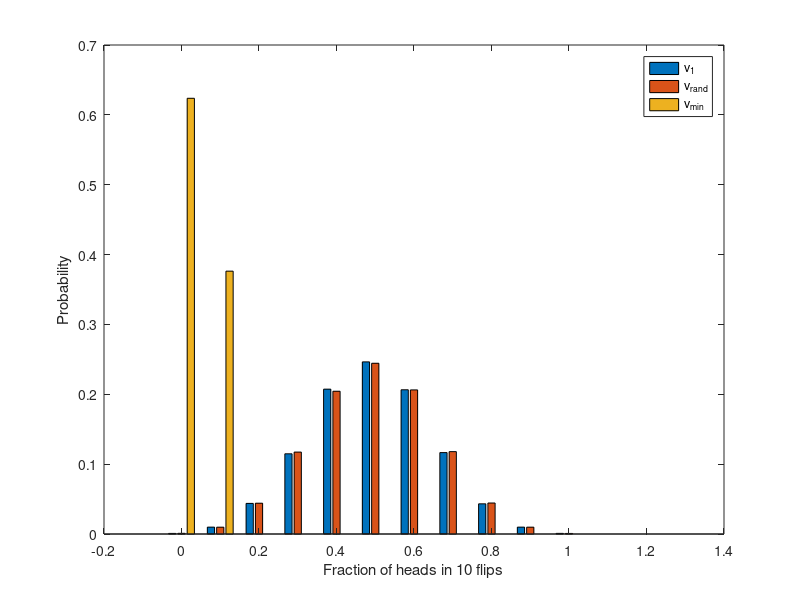
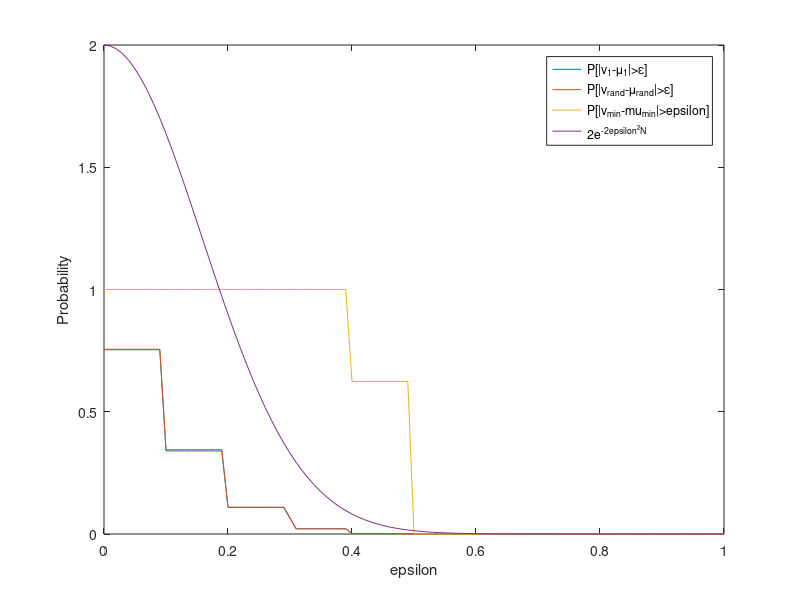

These figures' MATLAB source, in order:
clear all
data = zeros(100000,3);
for i = 1:100000
    flips = randi(2,10,1000) - 1;
    m = mean(flips);
    v_min = min(m);
    v_1 = m(1);
    v_rand = m(randi(1000));
    data(i,:) = [v_1, v_rand, v_min];
end

figure();
dat = hist(data,[0,0.1,0.2,0.3,0.4,0.5,0.6,0.7,0.8,0.9,1])/100000;
bar([0,0.1,0.2,0.3,0.4,0.5,0.6,0.7,0.8,0.9,1],dat);
legend('v_1',"v_{rand}","v_{min}");
xlabel("Fraction of heads in 10 flips");
ylabel("Probability");

d = zeros(101,4);
for x = 0:100
    d(x+1,1)=sum(abs(data(:,1)-0.5)>(x/100))/100000;
    d(x+1,2)=sum(abs(data(:,2)-0.5)>(x/100))/100000;
    d(x+1,3)=sum(abs(data(:,3)-0.5)>(x/100))/100000;
    d(x+1,4)=2*exp((-2)*((x/100)^2)*10);
end

figure();
plot([0:0.01:1],d);
legend('P[|v_1-\mu_1|>\epsilon]','P[|v_{rand}-\mu_{rand}|>\epsilon]',"P[|v_{min}-\mu_{min}|>\epsilon]","2e^{-2\epsilon^2N}");
xlabel("\epsilon");
ylabel("Probability");